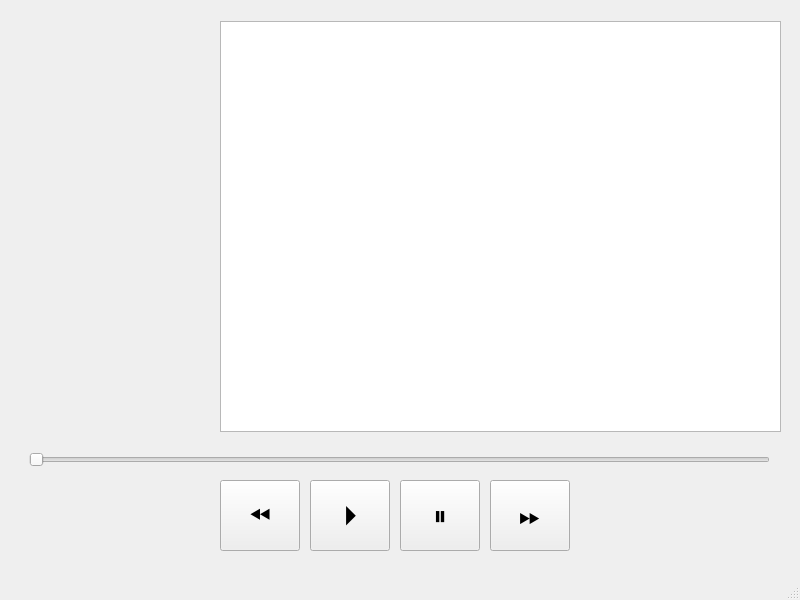
<?xml version="1.0" encoding="UTF-8"?>
<ui version="4.0">
 <class>MainWindow</class>
 <widget class="QMainWindow" name="MainWindow">
  <property name="geometry">
   <rect>
    <x>0</x>
    <y>0</y>
    <width>800</width>
    <height>600</height>
   </rect>
  </property>
  <property name="windowTitle">
   <string>MainWindow</string>
  </property>
  <widget class="QWidget" name="centralwidget">
   <widget class="QListWidget" name="listWidget">
    <property name="geometry">
     <rect>
      <x>220</x>
      <y>21</y>
      <width>561</width>
      <height>411</height>
     </rect>
    </property>
   </widget>
   <widget class="QPushButton" name="playBtn">
    <property name="geometry">
     <rect>
      <x>310</x>
      <y>480</y>
      <width>80</width>
      <height>71</height>
     </rect>
    </property>
    <property name="font">
     <font>
      <pointsize>20</pointsize>
     </font>
    </property>
    <property name="text">
     <string>⏵</string>
    </property>
   </widget>
   <widget class="QPushButton" name="pauseBtn">
    <property name="geometry">
     <rect>
      <x>400</x>
      <y>480</y>
      <width>80</width>
      <height>71</height>
     </rect>
    </property>
    <property name="font">
     <font>
      <pointsize>20</pointsize>
     </font>
    </property>
    <property name="text">
     <string>⏸</string>
    </property>
   </widget>
   <widget class="QPushButton" name="forwardBtn">
    <property name="geometry">
     <rect>
      <x>490</x>
      <y>480</y>
      <width>80</width>
      <height>71</height>
     </rect>
    </property>
    <property name="font">
     <font>
      <pointsize>20</pointsize>
     </font>
    </property>
    <property name="text">
     <string>⏩</string>
    </property>
   </widget>
   <widget class="QPushButton" name="backBtn">
    <property name="geometry">
     <rect>
      <x>220</x>
      <y>480</y>
      <width>80</width>
      <height>71</height>
     </rect>
    </property>
    <property name="font">
     <font>
      <pointsize>20</pointsize>
     </font>
    </property>
    <property name="text">
     <string>⏪</string>
    </property>
   </widget>
   <widget class="QLabel" name="coverView">
    <property name="geometry">
     <rect>
      <x>10</x>
      <y>140</y>
      <width>201</width>
      <height>201</height>
     </rect>
    </property>
    <property name="text">
     <string/>
    </property>
   </widget>
   <widget class="QSlider" name="horizontalSlider">
    <property name="geometry">
     <rect>
      <x>29</x>
      <y>450</y>
      <width>741</width>
      <height>20</height>
     </rect>
    </property>
    <property name="orientation">
     <enum>Qt::Horizontal</enum>
    </property>
   </widget>
  </widget>
  <widget class="QMenuBar" name="menubar">
   <property name="geometry">
    <rect>
     <x>0</x>
     <y>0</y>
     <width>800</width>
     <height>21</height>
    </rect>
   </property>
  </widget>
  <widget class="QStatusBar" name="statusbar"/>
 </widget>
 <resources/>
 <connections/>
</ui>
